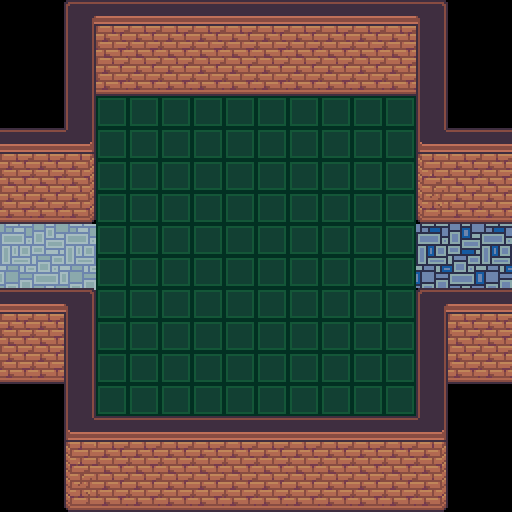

Rendered tile map (Tiled .tmx) drawn with the repository's tilesets; below, a short description and the map source with its tile grids summarised:
An orthogonal 16x16 tile map with 32x32 px tiles, 4 tile layers (Tile Layer 1, Tile Layer 2, Tile Layer 3, Above Player), 2 tilesets and 24 objects (14x event, 10x collision).

<map version="1.8" tiledversion="1.8.5" orientation="orthogonal" renderorder="right-down" width="16" height="16" tilewidth="32" tileheight="32" infinite="0" nextlayerid="7" nextobjectid="28">
 <properties>
  <property name="edges" value="clamped" />
  <property name="scenario" value="xero" />
  <property name="slug" value="taba_ba_br_1" />
 </properties>
 <tileset firstgid="1" name="core_indoor_floors" tilewidth="32" tileheight="32" tilecount="3864" columns="46">
  <image source="../gfx/tilesets/core_indoor_floors.png" width="1472" height="2688" />
 </tileset>
 <tileset firstgid="3865" name="core_indoor_walls" tilewidth="32" tileheight="32" tilecount="3864" columns="46">
  <image source="../gfx/tilesets/core_indoor_walls.png" width="1472" height="2688" />
 </tileset>
 <layer id="1" name="Tile Layer 1" width="16" height="16">
  <data>[256 cells, 224 non-empty, 21 distinct tile ids]</data>
 </layer>
 <layer id="2" name="Tile Layer 2" width="16" height="16">
  <data>[256 cells, 0 non-empty, 0 distinct tile ids]</data>
 </layer>
 <layer id="3" name="Tile Layer 3" width="16" height="16">
  <data>[256 cells, 0 non-empty, 0 distinct tile ids]</data>
 </layer>
 <layer id="4" name="Above Player" width="16" height="16">
  <data>[256 cells, 3 non-empty, 2 distinct tile ids]</data>
 </layer>
 <objectgroup color="#ff0000" id="5" name="Collisions">
  <object id="1" type="collision" x="64" y="0" width="384" height="96" />
  <object id="2" type="collision" x="416" y="96" width="32" height="128" />
  <object id="3" type="collision" x="448" y="128" width="64" height="96" />
  <object id="4" type="collision" x="64" y="288" width="32" height="224" />
  <object id="5" type="collision" x="96" y="416" width="352" height="96" />
  <object id="6" type="collision" x="416" y="288" width="96" height="96" />
  <object id="7" type="collision" x="416" y="384" width="32" height="32" />
  <object id="18" type="collision" x="64" y="96" width="32" height="128" />
  <object id="26" type="collision" x="0" y="128" width="64" height="96" />
  <object id="27" type="collision" x="0" y="288" width="64" height="96" />
 </objectgroup>
 <objectgroup color="#ffff00" id="6" name="Events">
  <!-- 14 objects omitted --></objectgroup>
</map>
<!-- 14 of 24 objects omitted -->
